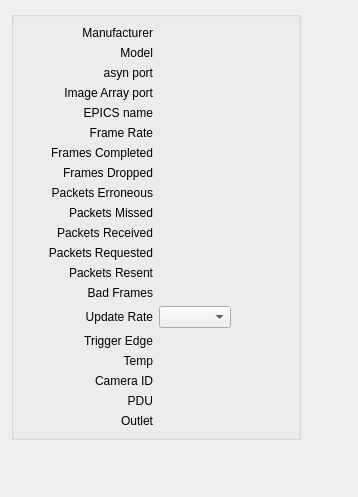
      <widget class="QWidget" name="Info">
       <attribute name="title">
        <string>Info</string>
       </attribute>
       <layout class="QFormLayout" name="formLayout">
        <item row="0" column="0">
         <widget class="QGroupBox" name="groupBox_8">
          <property name="maximumSize">
           <size>
            <width>16777215</width>
            <height>16777215</height>
           </size>
          </property>
          <property name="title">
           <string/>
          </property>
          <layout class="QGridLayout" name="gridLayout_27">
           <item row="0" column="0">
            <layout class="QGridLayout" name="gridLayout_14" columnminimumwidth="0,110,110">
             <item row="18" column="1">
              <widget class="QLabel" name="label_81">
               <property name="text">
                <string>PDU</string>
               </property>
               <property name="alignment">
                <set>Qt::AlignRight|Qt::AlignTrailing|Qt::AlignVCenter</set>
               </property>
              </widget>
             </item>
             <item row="13" column="1">
              <widget class="QLabel" name="label_37">
               <property name="text">
                <string>Bad Frames</string>
               </property>
               <property name="alignment">
                <set>Qt::AlignRight|Qt::AlignTrailing|Qt::AlignVCenter</set>
               </property>
              </widget>
             </item>
             <item row="2" column="2">
              <widget class="QELabel" name="qelabel_27">
               <property name="variable" stdset="0">
                <string>$(P):cam1:PortName_RBV</string>
               </property>
               <property name="variableSubstitutions" stdset="0">
                <string>P=ANDOR1</string>
               </property>
              </widget>
             </item>
             <item row="2" column="1">
              <widget class="QLabel" name="label_25">
               <property name="text">
                <string>asyn port</string>
               </property>
               <property name="alignment">
                <set>Qt::AlignRight|Qt::AlignTrailing|Qt::AlignVCenter</set>
               </property>
              </widget>
             </item>
             <item row="1" column="2">
              <widget class="QELabel" name="qelabel_26">
               <property name="variable" stdset="0">
                <string>$(P):cam1:Model_RBV</string>
               </property>
               <property name="variableSubstitutions" stdset="0">
                <string>P=ANDOR1</string>
               </property>
              </widget>
             </item>
             <item row="4" column="1">
              <widget class="QLabel" name="label_27">
               <property name="text">
                <string>EPICS name</string>
               </property>
               <property name="alignment">
                <set>Qt::AlignRight|Qt::AlignTrailing|Qt::AlignVCenter</set>
               </property>
              </widget>
             </item>
             <item row="4" column="2">
              <widget class="QELabel" name="qelabel_48">
               <property name="variable" stdset="0">
                <string>$(P):cam1:BI:EPICS:NAME.DESC</string>
               </property>
               <property name="variableSubstitutions" stdset="0">
                <string>P=ANDOR1</string>
               </property>
               <property name="styleSheet">
                <string notr="true">QWidget { color: grey }</string>
               </property>
              </widget>
             </item>
             <item row="1" column="1">
              <widget class="QLabel" name="label_24">
               <property name="text">
                <string>Model</string>
               </property>
               <property name="alignment">
                <set>Qt::AlignRight|Qt::AlignTrailing|Qt::AlignVCenter</set>
               </property>
              </widget>
             </item>
             <item row="0" column="2">
              <widget class="QELabel" name="qelabel_25">
               <property name="sizePolicy">
                <sizepolicy hsizetype="Minimum" vsizetype="Preferred">
                 <horstretch>0</horstretch>
                 <verstretch>0</verstretch>
                </sizepolicy>
               </property>
               <property name="minimumSize">
                <size>
                 <width>130</width>
                 <height>0</height>
                </size>
               </property>
               <property name="variable" stdset="0">
                <string>$(P):cam1:Manufacturer_RBV</string>
               </property>
               <property name="variableSubstitutions" stdset="0">
                <string>P=ANDOR1</string>
               </property>
              </widget>
             </item>
             <item row="0" column="1">
              <widget class="QLabel" name="label_23">
               <property name="sizePolicy">
                <sizepolicy hsizetype="Minimum" vsizetype="Preferred">
                 <horstretch>0</horstretch>
                 <verstretch>0</verstretch>
                </sizepolicy>
               </property>
               <property name="minimumSize">
                <size>
                 <width>130</width>
                 <height>0</height>
                </size>
               </property>
               <property name="text">
                <string>Manufacturer</string>
               </property>
               <property name="alignment">
                <set>Qt::AlignRight|Qt::AlignTrailing|Qt::AlignVCenter</set>
               </property>
              </widget>
             </item>
             <item row="10" column="1">
              <widget class="QLabel" name="label_34">
               <property name="text">
                <string>Packets Received</string>
               </property>
               <property name="alignment">
                <set>Qt::AlignRight|Qt::AlignTrailing|Qt::AlignVCenter</set>
               </property>
              </widget>
             </item>
             <item row="8" column="1">
              <widget class="QLabel" name="label_32">
               <property name="text">
                <string>Packets Erroneous</string>
               </property>
               <property name="alignment">
                <set>Qt::AlignRight|Qt::AlignTrailing|Qt::AlignVCenter</set>
               </property>
              </widget>
             </item>
             <item row="9" column="2">
              <widget class="QELabel" name="qelabel_58">
               <property name="variable" stdset="0">
                <string>$(P):cam1:PSPacketsMissed_RBV</string>
               </property>
               <property name="variableSubstitutions" stdset="0">
                <string>P=ANDOR1</string>
               </property>
               <property name="styleSheet">
                <string notr="true">QWidget { color: grey }</string>
               </property>
              </widget>
             </item>
             <item row="10" column="2">
              <widget class="QELabel" name="qelabel_62">
               <property name="variable" stdset="0">
                <string>$(P):cam1:PSPacketsReceived_RBV</string>
               </property>
               <property name="variableSubstitutions" stdset="0">
                <string>P=ANDOR1</string>
               </property>
               <property name="styleSheet">
                <string notr="true">QWidget { color: grey }</string>
               </property>
              </widget>
             </item>
             <item row="8" column="2">
              <widget class="QELabel" name="qelabel_55">
               <property name="variable" stdset="0">
                <string>$(P):cam1:PSPacketsErroneous_RBV</string>
               </property>
               <property name="variableSubstitutions" stdset="0">
                <string>P=ANDOR1</string>
               </property>
               <property name="styleSheet">
                <string notr="true">QWidget { color: grey }</string>
               </property>
              </widget>
             </item>
             <item row="7" column="1">
              <widget class="QLabel" name="label_31">
               <property name="text">
                <string>Frames Dropped</string>
               </property>
               <property name="alignment">
                <set>Qt::AlignRight|Qt::AlignTrailing|Qt::AlignVCenter</set>
               </property>
              </widget>
             </item>
             <item row="6" column="2">
              <widget class="QELabel" name="qelabel_51">
               <property name="variable" stdset="0">
                <string>$(P):cam1:PSFramesCompleted_RBV</string>
               </property>
               <property name="variableSubstitutions" stdset="0">
                <string>P=ANDOR1</string>
               </property>
               <property name="styleSheet">
                <string notr="true">QWidget { color: grey }</string>
               </property>
              </widget>
             </item>
             <item row="12" column="1">
              <widget class="QLabel" name="label_36">
               <property name="text">
                <string>Packets Resent</string>
               </property>
               <property name="alignment">
                <set>Qt::AlignRight|Qt::AlignTrailing|Qt::AlignVCenter</set>
               </property>
              </widget>
             </item>
             <item row="6" column="1">
              <widget class="QLabel" name="label_30">
               <property name="text">
                <string>Frames Completed</string>
               </property>
               <property name="alignment">
                <set>Qt::AlignRight|Qt::AlignTrailing|Qt::AlignVCenter</set>
               </property>
              </widget>
             </item>
             <item row="7" column="2">
              <widget class="QELabel" name="qelabel_54">
               <property name="variable" stdset="0">
                <string>$(P):cam1:PSFramesDropped_RBV</string>
               </property>
               <property name="variableSubstitutions" stdset="0">
                <string>P=ANDOR1</string>
               </property>
               <property name="styleSheet">
                <string notr="true">QWidget { color: grey }</string>
               </property>
              </widget>
             </item>
             <item row="5" column="1">
              <widget class="QLabel" name="label_29">
               <property name="text">
                <string>Frame Rate</string>
               </property>
               <property name="alignment">
                <set>Qt::AlignRight|Qt::AlignTrailing|Qt::AlignVCenter</set>
               </property>
              </widget>
             </item>
             <item row="9" column="1">
              <widget class="QLabel" name="label_33">
               <property name="text">
                <string>Packets Missed</string>
               </property>
               <property name="alignment">
                <set>Qt::AlignRight|Qt::AlignTrailing|Qt::AlignVCenter</set>
               </property>
              </widget>
             </item>
             <item row="11" column="1">
              <widget class="QLabel" name="label_35">
               <property name="text">
                <string>Packets Requested</string>
               </property>
               <property name="alignment">
                <set>Qt::AlignRight|Qt::AlignTrailing|Qt::AlignVCenter</set>
               </property>
              </widget>
             </item>
             <item row="11" column="2">
              <widget class="QELabel" name="qelabel_64">
               <property name="variable" stdset="0">
                <string>$(P):cam1:PSPacketsRequested_RBV</string>
               </property>
               <property name="variableSubstitutions" stdset="0">
                <string>P=ANDOR1</string>
               </property>
               <property name="styleSheet">
                <string notr="true">QWidget { color: grey }</string>
               </property>
              </widget>
             </item>
             <item row="14" column="2">
              <widget class="QEComboBox" name="qecombobox_11">
               <property name="sizePolicy">
                <sizepolicy hsizetype="Fixed" vsizetype="Fixed">
                 <horstretch>0</horstretch>
                 <verstretch>0</verstretch>
                </sizepolicy>
               </property>
               <property name="variable" stdset="0">
                <string>$(P):cam1:PSReadStatistics.SCAN</string>
               </property>
               <property name="variableSubstitutions" stdset="0">
                <string>P=ANDOR1</string>
               </property>
               <property name="subscribe">
                <bool>true</bool>
               </property>
              </widget>
             </item>
             <item row="5" column="2">
              <widget class="QELabel" name="qelabel_49">
               <property name="variable" stdset="0">
                <string>$(P):cam1:PSFrameRate_RBV</string>
               </property>
               <property name="variableSubstitutions" stdset="0">
                <string>P=ANDOR1</string>
               </property>
               <property name="styleSheet">
                <string notr="true">QWidget { color: grey }</string>
               </property>
              </widget>
             </item>
             <item row="12" column="2">
              <widget class="QELabel" name="qelabel_65">
               <property name="variable" stdset="0">
                <string>$(P):cam1:PSPacketsResent_RBV</string>
               </property>
               <property name="variableSubstitutions" stdset="0">
                <string>P=ANDOR1</string>
               </property>
               <property name="styleSheet">
                <string notr="true">QWidget { color: grey }</string>
               </property>
              </widget>
             </item>
             <item row="13" column="2">
              <widget class="QELabel" name="qelabel_66">
               <property name="variable" stdset="0">
                <string>$(P):cam1:PSBadFrameCounter_RBV</string>
               </property>
               <property name="variableSubstitutions" stdset="0">
                <string>P=ANDOR1</string>
               </property>
               <property name="styleSheet">
                <string notr="true">QWidget { color: grey }</string>
               </property>
              </widget>
             </item>
             <item row="14" column="1">
              <widget class="QLabel" name="label_38">
               <property name="text">
                <string>Update Rate</string>
               </property>
               <property name="alignment">
                <set>Qt::AlignRight|Qt::AlignTrailing|Qt::AlignVCenter</set>
               </property>
              </widget>
             </item>
             <item row="15" column="1">
              <widget class="QLabel" name="label_41">
               <property name="text">
                <string>Trigger Edge</string>
               </property>
               <property name="alignment">
                <set>Qt::AlignRight|Qt::AlignTrailing|Qt::AlignVCenter</set>
               </property>
              </widget>
             </item>
             <item row="3" column="2">
              <widget class="QELabel" name="qelabel_33">
               <property name="variable" stdset="0">
                <string>$(P):image1:NDArrayPort</string>
               </property>
               <property name="variableSubstitutions" stdset="0">
                <string>P=ANDOR1</string>
               </property>
              </widget>
             </item>
             <item row="15" column="2">
              <widget class="QELabel" name="qelabel_67">
               <property name="variable" stdset="0">
                <string>$(P):cam1:TriggerEvent_RBV</string>
               </property>
               <property name="variableSubstitutions" stdset="0">
                <string>P=ANDOR1</string>
               </property>
               <property name="styleSheet">
                <string notr="true">QWidget { color: grey }</string>
               </property>
              </widget>
             </item>
             <item row="3" column="1">
              <widget class="QLabel" name="label_42">
               <property name="text">
                <string>Image Array port</string>
               </property>
               <property name="alignment">
                <set>Qt::AlignRight|Qt::AlignTrailing|Qt::AlignVCenter</set>
               </property>
              </widget>
             </item>
             <item row="16" column="1">
              <widget class="QLabel" name="label_43">
               <property name="text">
                <string>Temp</string>
               </property>
               <property name="alignment">
                <set>Qt::AlignRight|Qt::AlignTrailing|Qt::AlignVCenter</set>
               </property>
              </widget>
             </item>
             <item row="16" column="2">
              <widget class="QELabel" name="qelabel_68">
               <property name="variable" stdset="0">
                <string>$(P):cam1:Temperature_RBV</string>
               </property>
               <property name="variableSubstitutions" stdset="0">
                <string>P=ANDOR1</string>
               </property>
               <property name="styleSheet">
                <string notr="true">QWidget { color: grey }</string>
               </property>
              </widget>
             </item>
             <item row="17" column="1">
              <widget class="QLabel" name="label_80">
               <property name="text">
                <string>Camera ID</string>
               </property>
               <property name="alignment">
                <set>Qt::AlignRight|Qt::AlignTrailing|Qt::AlignVCenter</set>
               </property>
              </widget>
             </item>
             <item row="19" column="1">
              <widget class="QLabel" name="label_83">
               <property name="text">
                <string>Outlet</string>
               </property>
               <property name="alignment">
                <set>Qt::AlignRight|Qt::AlignTrailing|Qt::AlignVCenter</set>
               </property>
              </widget>
             </item>
             <item row="17" column="2">
              <widget class="QELabel" name="qelabel_85">
               <property name="variable" stdset="0">
                <string>$(P):cam1:ID.DESC</string>
               </property>
               <property name="variableSubstitutions" stdset="0">
                <string>P=ANDOR1</string>
               </property>
               <property name="styleSheet">
                <string notr="true">QWidget { color: grey }</string>
               </property>
              </widget>
             </item>
             <item row="18" column="2">
              <widget class="QELabel" name="qelabel_86">
               <property name="variable" stdset="0">
                <string>$(P):cam1:PDU</string>
               </property>
               <property name="variableSubstitutions" stdset="0">
                <string>P=ANDOR1</string>
               </property>
               <property name="styleSheet">
                <string notr="true">QWidget { color: grey }</string>
               </property>
              </widget>
             </item>
             <item row="19" column="2">
              <widget class="QELabel" name="qelabel_70">
               <property name="variable" stdset="0">
                <string>$(P):cam1:OUTLET</string>
               </property>
               <property name="variableSubstitutions" stdset="0">
                <string>P=ANDOR1</string>
               </property>
               <property name="styleSheet">
                <string notr="true">QWidget { color: grey }</string>
               </property>
              </widget>
             </item>
            </layout>
           </item>
          </layout>
         </widget>
        </item>
        <item row="0" column="1">
         <spacer name="horizontalSpacer_2">
          <property name="orientation">
           <enum>Qt::Horizontal</enum>
          </property>
          <property name="sizeHint" stdset="0">
           <size>
            <width>40</width>
            <height>20</height>
           </size>
          </property>
         </spacer>
        </item>
        <item row="1" column="0">
         <spacer name="verticalSpacer">
          <property name="orientation">
           <enum>Qt::Vertical</enum>
          </property>
          <property name="sizeHint" stdset="0">
           <size>
            <width>20</width>
            <height>40</height>
           </size>
          </property>
         </spacer>
        </item>
       </layout>
      </widget>
